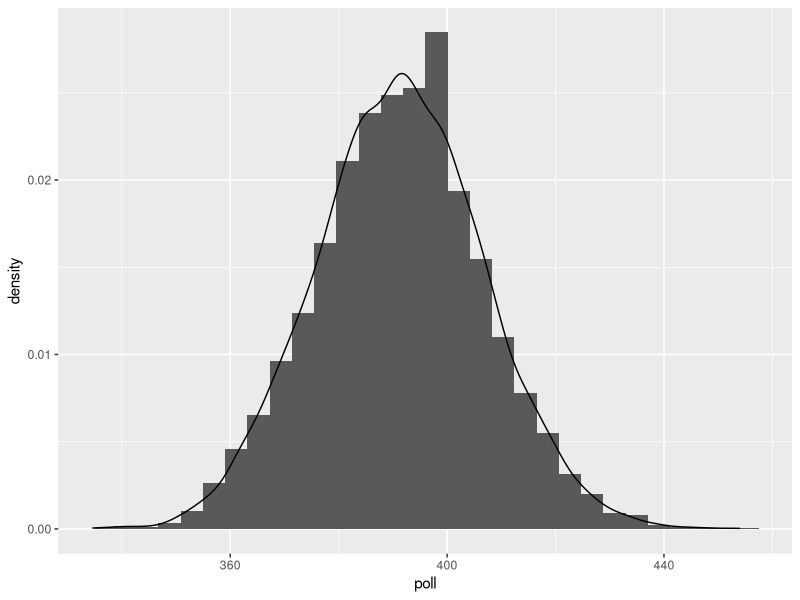
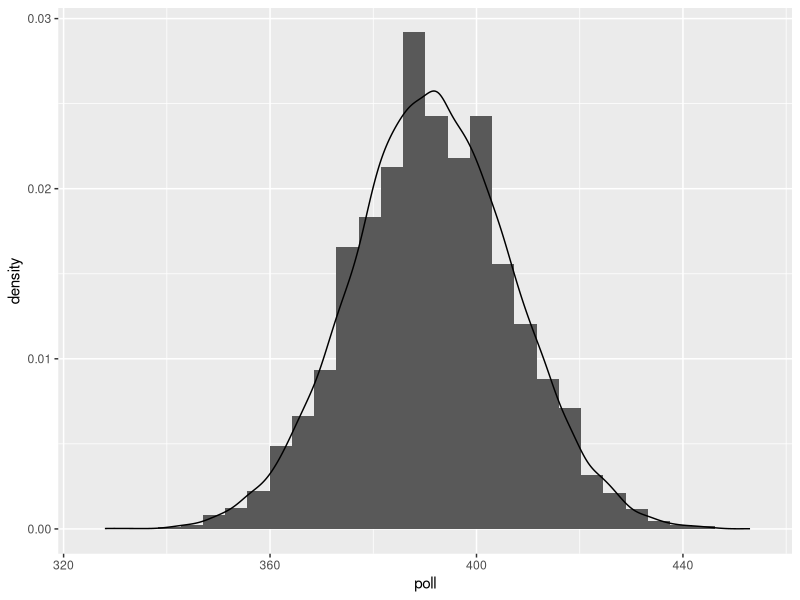

Here is the R script that generated these plots, in order: (Note: this script raises an error after producing the figures.)
#########################################
# LAB 10:
#########################################
# load libraries
#########################################
library(tidyverse)
#########################################
# TASK 1
#########################################
samp.size <- 1004

sample <- rbinom(n = 10000, size = samp.size, prob = 0.39)
sims <- tibble(poll = sample)

sample.plot <- ggplot(data = sims) +
  geom_histogram(aes(x = poll, y = after_stat(density))) +
  geom_density(aes(x = poll))

#####################
# testing 20000
sample_2 <- rbinom(n = 20000, size = 1004, prob = 0.39)
sims_20k <- tibble(poll = sample_2)

sample.plot2 <- ggplot(data = sims_20k) +
  geom_histogram(aes(x = poll, y = after_stat(density))) +
  geom_density(aes(x = poll)) 

#############################
# TASK 2
#############################
gallup.data <- tibble(poll = c(rep(1,(round(0.39*1004))), 
                               rep(0,(round(0.59*1004))), 
                               rep(NA,(round(0.02*1004)))))


resample <- sample(x = gallup.data$poll,
                   size = 1004,
                   replace = T)

resample.plot <- ggplot(data = data.frame(resample)) +
  geom_histogram(aes(x = data, y = after_stat(density)))

########################################
# TASK 3
########################################

N <- seq(from = 100, to = 300, by = 10)
P <- seq(from = 0.01, to = 0.99, by = 0.01)

simulations <- tibble(half.of.range = numeric(length(N) * length(P)))
i = 1
for (n in N){
  for (p in P){
    curr.sim <- rbinom(n = 10000, size = n, prob = p)
    percentile_2.5 <- quantile(curr.sim, 0.025)
    percentile_97.5 <- quantile(curr.sim, 0.975)
    num <- (percentile_97.5 - percentile_2.5) / 2
    simulations$half.of.range[i] = num
    i = i + 1
  }
}

result.p <- ggplot(data = simulations) +
  geom_raster(aes(x = half.of.range, y = after_stat(density)))

